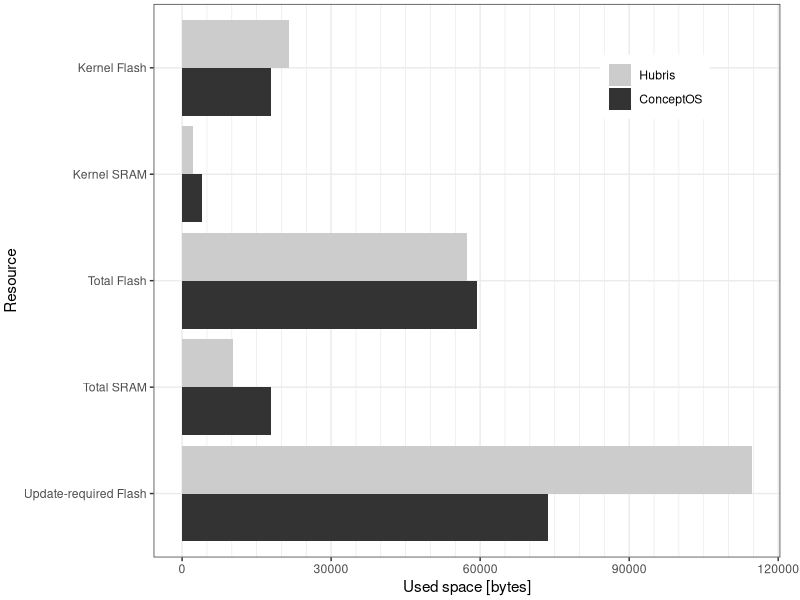

The R source for this figure:
# The easiest way to get ggplot2 is to install the whole tidyverse:
# install.packages("tidyverse")

library(data.table)
library(ggplot2)
library(tibble)
library(dplyr)
library(tidyr)

# Set working directory
this.dir <- dirname(parent.frame(2)$ofile)
setwd(this.dir)

# Import dataset
resources <- read.csv("data/resources.csv", header = TRUE, sep = ",")

# Rename columns
colnames(resources) <- c("os_type","Total Flash", "Total SRAM", "Kernel Flash", "Kernel SRAM", "Update-required Flash")

# Promote columns to rows
df1 <- resources %>% 
  gather(type, value, -os_type) %>%
  arrange(type)

# Change names
df1$os_type[df1$os_type == "conceptos"] <- "ConceptOS"
df1$os_type[df1$os_type == "hubris"] <- "Hubris"

# Plot
resource_comparison <- ggplot(data = df1, aes(
  x = forcats::fct_rev(type),
  y = value,
  fill = os_type
)) +
  geom_bar(aes(y = value),
           stat = "identity",
           position = position_dodge()
  ) +
  scale_y_continuous(minor_breaks = seq(0, 120000, by = 5000)) + 
  coord_flip() +
  scale_fill_grey() +
  theme_bw() +
  labs(y = "Used space [bytes]", x = "Resource") +
  theme(
    legend.title = element_blank(),
    legend.position = c(0.8, 0.85),
    legend.box = "horizontal",
    plot.margin = margin(0.1,0.5,0.1,0.1, "cm")
  ) + 
  guides(fill = guide_legend(reverse = TRUE))

ggsave(
  "output/resources.pdf",
  plot = resource_comparison,
  scale = 1,
  width = 1920, height = 1080, units = "px",
  dpi = 300,
)